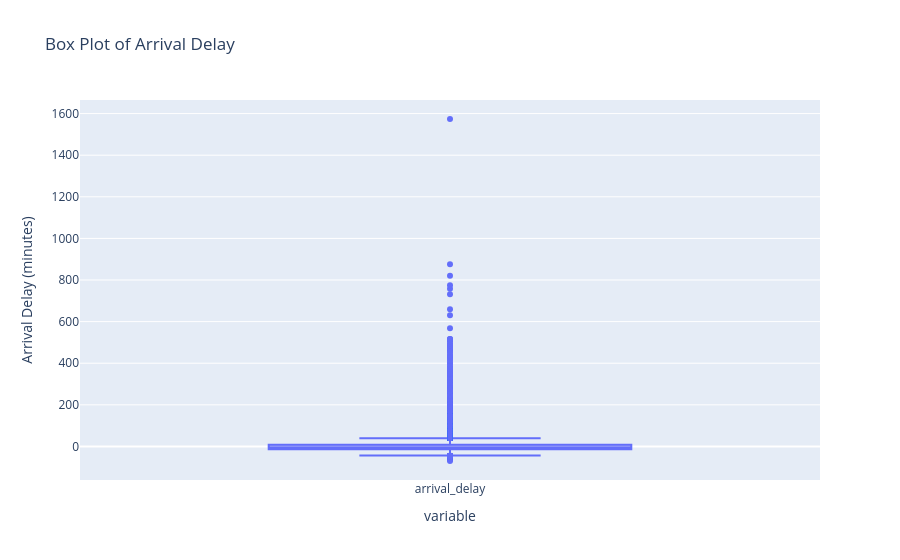

Notebook code for this chart:
### Code cell
import plotly.express as px
fig = px.box(df["arrival_delay"], title="Box Plot of Arrival Delay", labels={"value": "Arrival Delay (minutes)"})
fig.show()

### Figure 1 — Plotly figure (JSON) as saved in the notebook; plotly's stock layout.template omitted (floating-point values rounded to 4 significant figures; data arrays with more than 128 entries replaced by an {"elided": "..."} marker saying what was removed)
{"data": [{"alignmentgroup": "True", "hovertemplate": "variable=%{x}<br>Arrival Delay (minutes)=%{y}<extra></extra>", "legendgroup": "", "marker": {"color": "#636efa"}, "name": "", "notched": false, "offsetgroup": "", "orientation": "v", "showlegend": false, "type": "box", "x": {"elided": "50000 str values"}, "x0": " ", "xaxis": "x", "y": {"elided": "50000 float values"}, "y0": " ", "yaxis": "y"}], "layout": {"boxmode": "group", "legend": {"tracegroupgap": 0}, "title": {"text": "Box Plot of Arrival Delay"}, "xaxis": {"anchor": "y", "domain": [0, 1], "title": {"text": "variable"}}, "yaxis": {"anchor": "x", "domain": [0, 1], "title": {"text": "Arrival Delay (minutes)"}}}}
